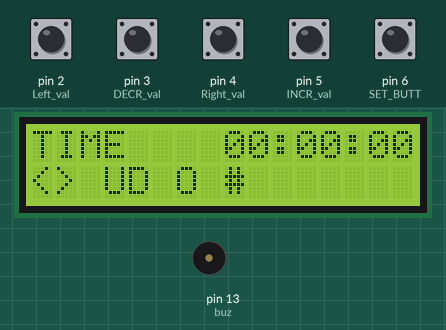
Recording of a sketch running on a simulated Arduino Uno, built with avr-gcc and run on an emulated ATmega328P. Shown: 16×2 character LCD, buzzer (waves = sounding). The test bench sets the inputs (shaded band); at power-on: pin 2 (Left_val), pin 3 (DECR_val), pin 4 (Right_val), pin 5 (INCR_val), pin 6 (SET_BUTT) HIGH.

Above: at 1.2 s.
1.3 s: pin 6 (SET_BUTT) pulled LOW for 0.15 s
At 2.2 s:
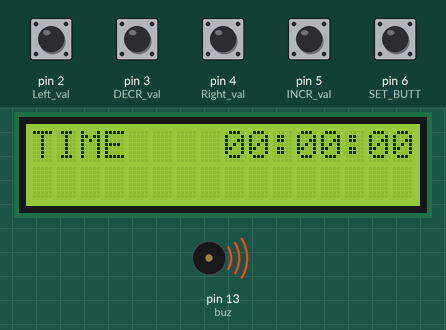
4.4 s: pin 3 (DECR_val) pulled LOW for 1 s
At 6.4 s:
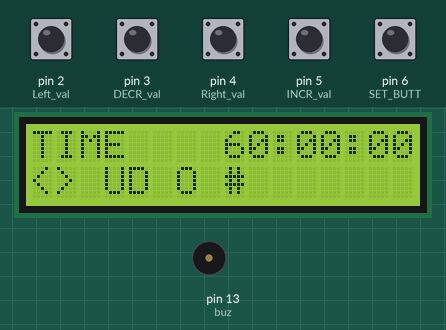
6.9 s: pin 2 (Left_val) pulled LOW for 0.15 s
At 7.9 s:
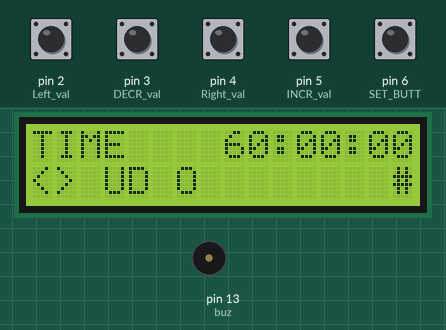
8.5 s: pin 5 (INCR_val) pulled LOW for 0.15 s
At 9.3 s:
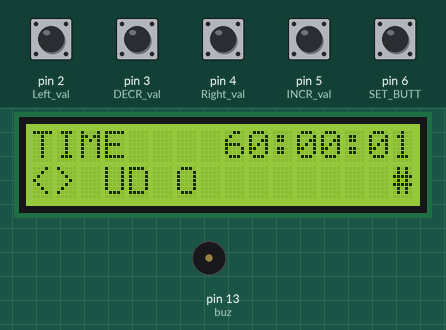
10.2 s: pin 4 (Right_val) pulled LOW for 0.15 s
At 11.4 s:
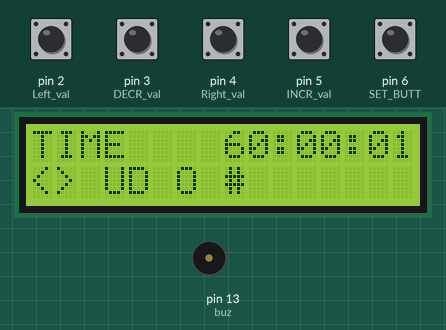
11.8 s: pin 3 (DECR_val) pulled LOW for 0.15 s
At 12.9 s:
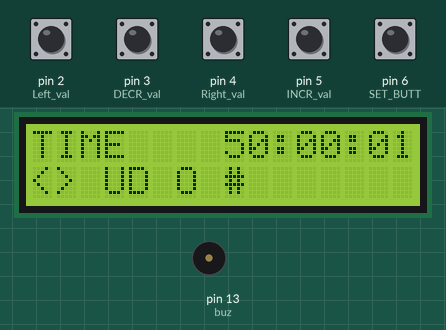
Timing chart, 0 to 14.5 s (numbered marks = the images above; inputs shaded):
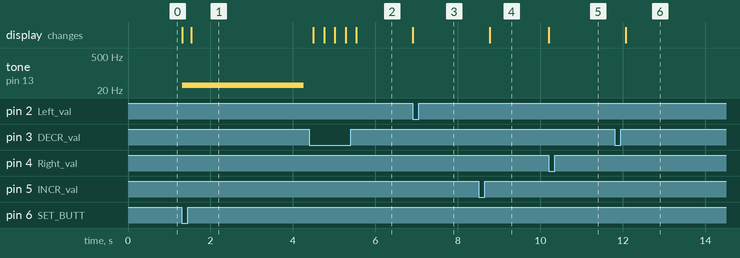

The sketch:

sketch.ino
```cpp
#include<LiquidCrystal_I2C.h>
#define buz 13
#define I2C_ADDR    0x27
#define LCD_COLUMNS 16
#define LCD_LINES   2
#define Right_val 4
#define Left_val 2
#define INCR_val 5
#define DECR_val 3
#define SET_BUTT 6
LiquidCrystal_I2C lcd(I2C_ADDR, LCD_COLUMNS, LCD_LINES);
struct Time{
    int HH;
    int MM;
    int SS;
    int temp;
}TIME;
void SerialFlash(){
    char temp;
    while(Serial.available()){
        temp=Serial.read();
    }
}
void Read(struct Time &t){
    Serial.println("Enter Hour");
    while(!Serial.available());
    if(Serial.available()){
        t.HH=Serial.parseInt();
        SerialFlash();
    }
    Serial.println("Enter Minute");
    while(!Serial.available());
    if(Serial.available()){
        t.MM=Serial.parseInt();
        SerialFlash();
    }
    Serial.println("Enter Second");
    while(!Serial.available());
    if(Serial.available()){
        t.SS=Serial.parseInt();
        SerialFlash();
    }
}
void lcdUpdate(struct Time &t){
  if(t.HH<10){
    lcd.setCursor(8,0);
    lcd.print("0");
    lcd.print(t.HH);
    lcd.print(":");
  }
  else{
    lcd.setCursor(8,0);
    lcd.print(t.HH);
    lcd.print(":");
  }
   if(t.MM<10){
    lcd.setCursor(11,0);
    lcd.print("0");
    lcd.print(t.MM);
    lcd.print(":");
  }
  else{
    lcd.setCursor(11,0);
    lcd.print(t.MM);
    lcd.print(":");
  }
   if(t.SS<10){
    lcd.setCursor(14,0);
    lcd.print("0");
    lcd.print(t.SS);
  }
  else{
    lcd.setCursor(14,0);
    lcd.print(t.SS);
  }
}
int data=0;
int alarm=0;
void setup() {
    pinMode(buz,OUTPUT);
    pinMode(Right_val, INPUT_PULLUP);
    pinMode(Left_val, INPUT_PULLUP);
    pinMode(INCR_val, INPUT_PULLUP);
    pinMode(DECR_val, INPUT_PULLUP);
    pinMode(SET_BUTT, INPUT_PULLUP);

    lcd.begin(16,2);
    // lcd.print("PROJECT TIMER");
    Serial.begin(9600);
    // lcd.setCursor(0,1);
    // lcd.print("TIME");
    TIME.temp=0;
}
void butRead(struct Time &t,int &data){
  data=!data;
  int pos=0;
  int HZ=0,HT=0,MZ=0,MT=0,SZ=0,ST=0;
  lcd.clear();
  lcd.print("TIME");
  lcd.setCursor(8,0);
  lcd.print("  :  :  ");
  t.SS=0;
  t.MM=0;
  t.HH=0;
  lcdUpdate(t);
  lcd.setCursor(8+pos,1);
      lcd.print("#");
  lcd.setCursor(0,1);
  lcd.print("<> UD O");
  boolean ar[2]={0,0};
  while(digitalRead(SET_BUTT)==HIGH){
    // RIGHT BUTTON
    if(digitalRead(Right_val)==LOW && ar[0]==0){
      ar[0]=1;
      lcd.setCursor(8 + pos, 1);
            lcd.print(" ");
      pos++;
      if(pos==2||pos==5){
        pos++;
      }
      if(pos==8){
        pos=0;
        }
        lcd.setCursor(8 + pos, 1);
            lcd.print("#");
            delay(200);


    }
      else if(digitalRead(Right_val)==HIGH && ar[0]==1){
      ar[0]=0;

    }
    //LEFT BUTTON
    if(digitalRead(Left_val)==LOW && ar[1]==0){
      ar[1] = 1;
            lcd.setCursor(8 + pos, 1);
            lcd.print(" ");  // Clear current position
            if (pos == 0) {
                pos = 8;
            }
            pos--;
            if (pos == 2 || pos == 5) {
                pos--;
            }
            lcd.setCursor(8 + pos, 1);
            lcd.print("#");
            delay(200);
    }else if (digitalRead(Left_val) == HIGH && ar[1] == 1) {
            ar[1] = 0;
        }
    //UP ARROW
    if(digitalRead(INCR_val)==LOW){
      switch(pos){
          case 0:if(HT<9)
                    HT++;
                  else
                    HT=0;
                  break;
          case 1:if(HZ<9)
                    HZ++;
                  else
                    HZ=0;
                  break;
          case 3:if(MT<5)
                    MT++;
                  else
                    MT=0;
                  break;
          case 4:if(MZ<9)
                    MZ++;
                  else
                    MZ=0;
                  break;
          case 6:if(ST<5)
                    ST++;
                  else
                    ST=0;
                  break;
          case 7:if(SZ<9)
                    SZ++;
                  else
                    SZ=0;
                  break;
      }
      delay(250);

    }
    //Down Arrow
    if(digitalRead(DECR_val)==LOW){
      switch(pos){
          case 0:if(HT>0)
                    HT--;
                  else
                    HT=9;
                  break;
          case 1:if(HZ>0)
                    HT--;
                  else
                    HZ=9;
                  break;
          case 3:if(MT>0)
                    MT--;
                  else
                    MT=5;
                  break;
          case 4:if(MZ>0)
                    MZ--;
                  else
                    MZ=9;
                  break;
          case 6:if(ST>0)
                    ST--;
                  else
                    ST=9;
                  break;
          case 7:if(SZ>0)
                    SZ--;
                  else
                    SZ=9;
                  break;
      }
      delay(250);

    }
    t.SS=ST*10+SZ;
    t.HH=HT*10+HZ;
    t.MM=MT*10+MZ;
    lcdUpdate(t);
  }


}
void timeUpdate(struct Time &t){
  if(TIME.temp==1000)
      t.temp=0;
    t.temp=t.temp+200;

  if(t.temp==1000&&t.SS>0){
    t.SS--;
  }else if(t.temp==1000&&t.SS==0&&t.MM>0){
    t.SS=59;
    t.MM--;
  }else if(t.temp==1000&&t.SS==0&&t.MM==0&&t.HH>0){
    t.SS=59;
    t.MM=59;
    t.HH--;

  }
}
void loop(){
  if(data==0){
      //Read(TIME);
      butRead(TIME,data);
      // data=1;
      lcd.clear();
      lcd.print("TIME");
      lcd.setCursor(8,0);
      lcd.print("  :  :  ");

  }else{
    timeUpdate(TIME);
    lcdUpdate(TIME);
  }
    if(data==1&&TIME.HH==0&&TIME.MM==0&&TIME.SS==0){
    tone(buz, 31);
    // digitalWrite(buz,HIGH);
    alarm=alarm+200;
    }
    if(alarm==3000){
      data=0;
      alarm=0;
      noTone(buz);
      // digitalWrite(buz,LOW);
    }
    delay(200);
}
```

Measured:
- after the input at 1.3 s, tone on pin 13 (buz): silent → 31 Hz at once, → silent 2.9 s later; the display: first changes at once (image 1 shows a later state)
- after the input at 4.4 s, the display: first differs from a run without the input after 0.36 s (image 2 shows a later state)
- after the input at 6.9 s, the display: changes at once (image 3)
- after the input at 8.5 s, the display: changes after 0.27 s (image 4)
- after the input at 10.2 s, the display: changes at once (image 5)
- after the input at 11.8 s, the display: changes after 0.27 s (image 6)
